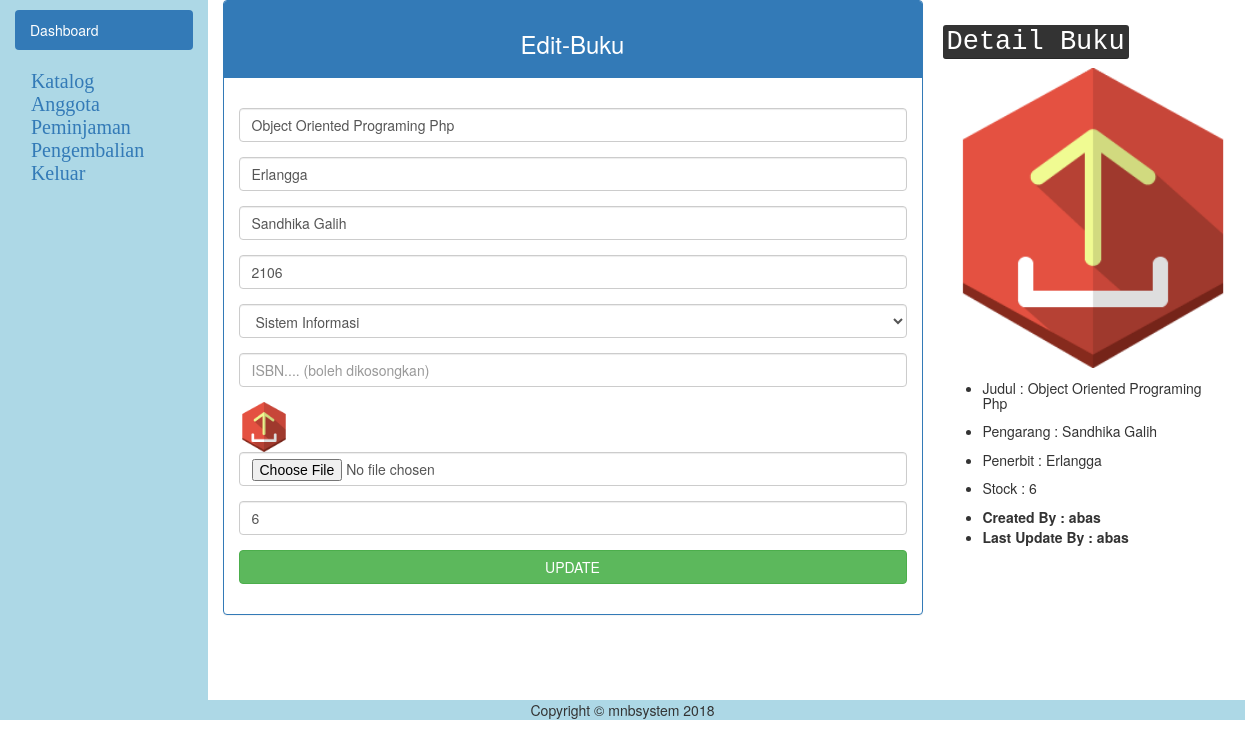
/views/edit-buku.php?id=1547132478 (signed in), run on the app's committed database.
### tables this page shows
CREATE TABLE `buku` (
  `id_buku` int(11) NOT NULL,
  `judul` varchar(255) NOT NULL,
  `penerbit` varchar(255) NOT NULL,
  `pengarang` varchar(255) NOT NULL,
  `tahun_terbit` int(11) NOT NULL,
  `kategori` varchar(255) NOT NULL,
  `isbn` varchar(255) DEFAULT NULL,
  `photo` varchar(255) DEFAULT NULL,
  `qty` int(11) NOT NULL,
  `created_by` int(11) NOT NULL,
  `update_by` int(11) DEFAULT NULL,
  `created_date` date NOT NULL,
  `update_date` date DEFAULT NULL,
  `is_active` tinyint(1) NOT NULL
);

CREATE TABLE `user` (
  `id_user` int(11) NOT NULL,
  `nama_user` varchar(255) NOT NULL,
  `password_user` varchar(255) NOT NULL,
  `hak_akses` int(11) NOT NULL,
  `created_by` int(11) NOT NULL,
  `update_by` int(11) DEFAULT NULL,
  `created_date` datetime NOT NULL,
  `update_date` datetime DEFAULT NULL,
  `is_active` tinyint(1) NOT NULL
);

### config/database.php (called while the page is built, shortened)
<?php
class db_connect
{
	public $host = "localhost";
	public $user = "root";
	public $pass = "";
	public $db = "les_php";
	public function connect()
	{
		$this->conn = new mysqli ($this->host, $this->user, $this->pass, $this->db);
	}
}
?>

### config/crud.php (called while the page is built, shortened)
<?php
include 'database.php';
class db_crud extends db_connect
{
public function read($query)
	{
			$result = $this->conn->query($query);
			$rows = [];
			while ($row = $result->fetch_assoc()) :
				$rows[] =$row;
			endwhile;
			return $rows;
	}
}
?>

### views/edit-buku.php (the view, shortened to what this page needs)
<?php
$page_title = "Edit-Buku";
include 'header.php';
include 'side.php';
include '../config/crud.php';
$id = $_GET['id'];
$query = "SELECT * FROM buku WHERE id_buku = $id";
$conn = new db_crud();
$tampilEdit = $conn->read($query);
$created = "SELECT user.nama_user FROM user INNER JOIN buku ON user.id_user = buku.created_by WHERE buku.id_buku = '$id' ";
$tampilCreated = $conn->read($created);
$updateBy = "SELECT user.nama_user FROM user INNER JOIN buku ON user.id_user = buku.update_by WHERE buku.id_buku = '$id' ";
$tampilUpdate = $conn->read($updateBy);
?>
<form action="../config/proses_buku.php?aksi=edit" method="POST" enctype="multipart/form-data">
<div class="col-sm-10" style="background-color: #ffffff;">
	<div class="panel panel-primary" style="width: 700px;float: left;">
		<div class="panel-heading"><h3 style="text-align: center;"><?= $page_title; ?></h3></div>
		<div class="panel-body">
			<div class="form-group">
				<input class="form-control" type="text" name="judul" value="<?= $tampilEdit[0]['judul']; ?>">
			</div>
			<div class="form-group">
				<input class="form-control" type="text" name="penerbit" value="<?= $tampilEdit[0]['penerbit']; ?>">
			</div>
			<div class="form-group">
				<input class="form-control" type="text" name="pengarang" value="<?= $tampilEdit[0]['pengarang']; ?>">
			</div>
			<div class="form-group">
				<input class="form-control" type="text" name="tahun" value="<?= $tampilEdit[0]['tahun_terbit']; ?>">
			</div>
			<div class="form-group">
				<select name="kategori" class="form-control">
					<?php
						$selected_1 = "";
						if ($tampilEdit[0]['kategori'] == "sistem informasi") {
							$selected_1 = 'selected';
						}
						?>
						<option value="sistem informasi" <?= $selected_1; ?>>Sistem Informasi</option>
				</select>
			</div>
			<div class="form-group">
				<input class="form-control" type="text" name="isbn" placeholder="ISBN.... (boleh dikosongkan)" value="<?= $tampilEdit[0]['isbn']; ?>">
			</div>
			<div class="form-group">
				<img src="../images/books/<?= $tampilEdit[0]['photo']; ?>" style="width: 50px;">
				<input class="form-control" type="file" name="photo">
			</div>
			<div class="form-group">
				<input class="form-control" type="number" name="qty" value="<?= $tampilEdit[0]['qty']; ?>">
			</div>
			<div class="form-group">
				<button class="btn btn-success btn-block" type="submit" name="edit">UPDATE</button>
			</div>
		</div>
	</div>
<div style="margin-left: 720px;">
	<h2><kbd>Detail Buku</kbd></h2>
	<img src="../images/books/<?= $tampilEdit[0]['photo']; ?>" style="width: 300px;">
	<ul>
		<li><h5>Judul : <?= $tampilEdit[0]['judul']; ?></h5></li>
		<li><h5>Pengarang : <?= $tampilEdit[0]['pengarang']; ?></h5></li>
		<li><h5>Penerbit : <?= $tampilEdit[0]['penerbit']; ?></h5></li>
		<li><h5>Stock : <?= $tampilEdit[0]['qty']; ?></h5></li>
	</ul>
	<ul>
		<li><strong>Created By : <?= $tampilCreated[0]['nama_user']; ?> </strong></li>
		<?php if (!$tampilUpdate) { ?>
				<li><strong>Update By : - </strong></li>
		<?php	} else { ?>
				<li><strong>Last Update By : <?= $tampilUpdate[0]['nama_user']; ?> </strong></li>
		<?php }  ?>
	</ul>
</div>
</div>
</form>
<?php
include 'footer.php';
?>

### data on the page
buku: judul "Object Oriented Programing Php", penerbit "Erlangga", pengarang "Sandhika Galih", tahun "2106", photo (picture), qty "6"
user: nama_user "abas"

### other printed values
$page_title "Edit-Buku"
